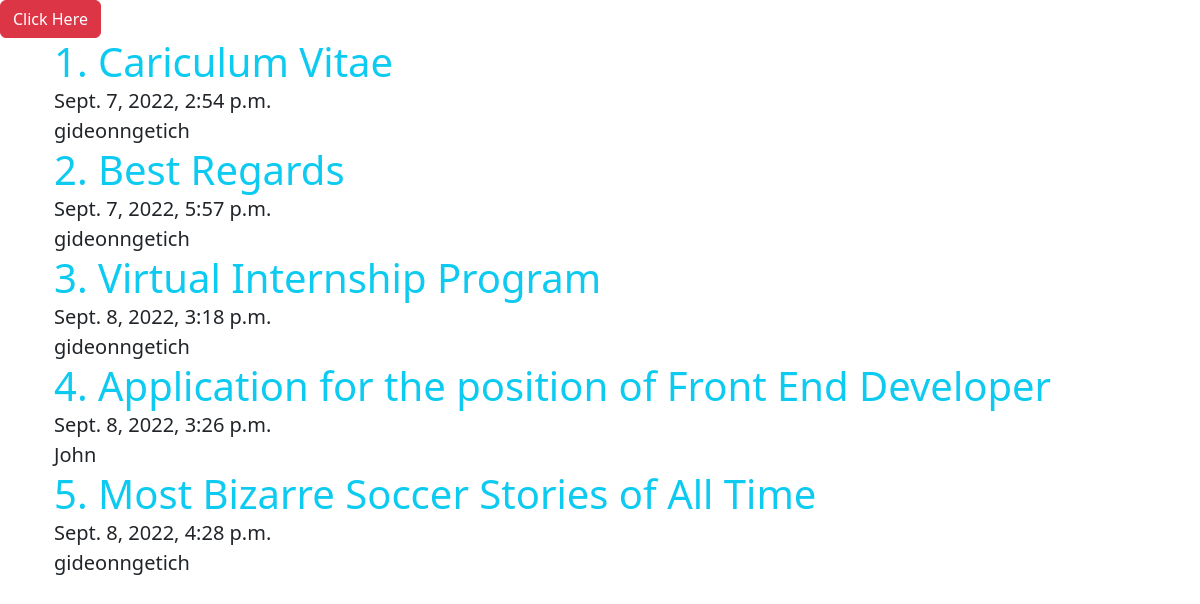
/playground/articles/, run on the app's committed database.
### playground/models.py (models this page shows, shortened)
class Blog(models.Model):
    title = models.CharField(max_length=200)
    body = models.TextField()
    date = models.DateTimeField(auto_now_add = True)
    photo = models.ImageField(default = 'default.jpg')
    author = models.ForeignKey(User,default=None, on_delete = models.CASCADE)

### playground/views.py (the view)
# urls.py: path('articles/', views.blog_article_view, name='articles'),
def blog_article_view(request):
    articles = Blog.objects.all()
    """if request.method == 'POST':

        instance = articles.save(commit = False)
        instance.author = request.user
        instance.save()
        return redirect('/playground/')
    else:
        articles = forms.CreateBlog()"""
    return render(request, 'articles.html', {'articles': articles})

### playground/templates/articles.html (shortened to what this page needs)
{% extends "base.html" %}
{% block content %}
<div class="container">
    <div class="lead">
        {% for article in articles %}
        <div class="container">
            <a href="{% url 'article' article.title %}" class="display-6 text-decoration-none text-info">
                {{article.id}}. {{article.title}}
            </a>
            <br>
            {{article.date}}
            <br>
            {{article.author}}
        </div>
        {% endfor %}
    </div>
</div>
{% endblock content %}

### data on the page
Blog: id "1", title "Cariculum Vitae", date "Sept. 7, 2022, 2:54 p.m.", author "gideonngetich"
Blog: id "2", title "Best Regards", date "Sept. 7, 2022, 5:57 p.m.", author "gideonngetich"
Blog: id "3", title "Virtual Internship Program", date "Sept. 8, 2022, 3:18 p.m.", author "gideonngetich"
Blog: id "4", title "Application for the position of Front End Developer", date "Sept. 8, 2022, 3:26 p.m.", author "John"
Blog: id "5", title "Most Bizarre Soccer Stories of All Time", date "Sept. 8, 2022, 4:28 p.m.", author "gideonngetich"
